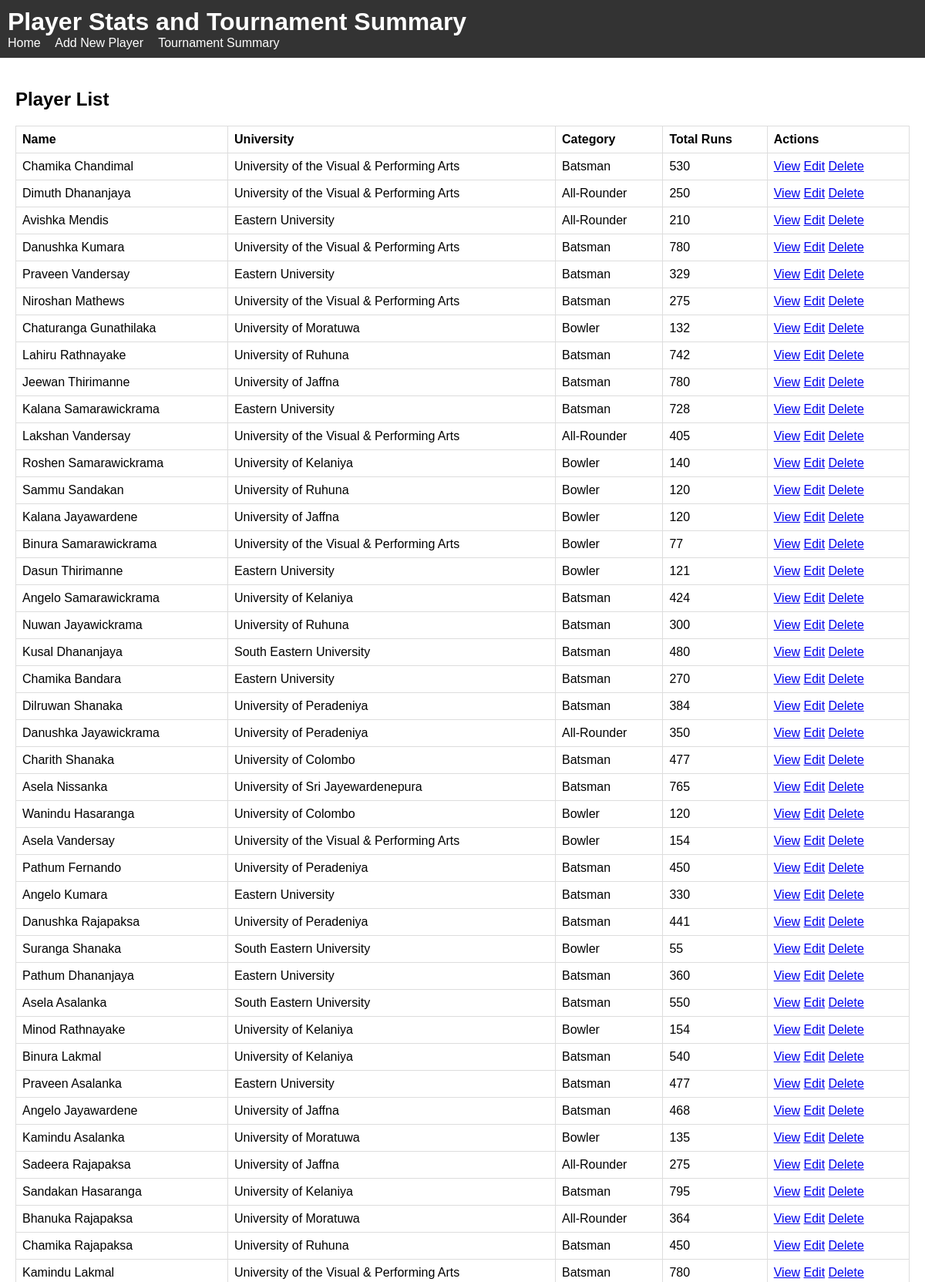
The app's page /AdminPanel/index.php (upper part) with its own data.
### tables this page shows
CREATE TABLE `sample_data` (
  `Name` varchar(22) DEFAULT NULL,
  `University` varchar(42) DEFAULT NULL,
  `Category` varchar(11) DEFAULT NULL,
  `Total Runs` varchar(10) DEFAULT NULL,
  `Balls Faced` varchar(11) DEFAULT NULL,
  `Innings Played` varchar(14) DEFAULT NULL,
  `Wickets` varchar(7) DEFAULT NULL,
  `Overs Bowled` varchar(12) DEFAULT NULL,
  `Runs Conceded` varchar(13) DEFAULT NULL
);

### AdminPanel/index.php (the view)
<?php
require_once 'includes/db.php';
include 'includes/header.php';
$sql = "SELECT * FROM sample_data";
$result = $conn->query($sql);
?>
<h2>Player List</h2>
<table border="1" cellspacing="0" cellpadding="5">
    <tr>
        <th>Name</th>
        <th>University</th>
        <th>Category</th>
        <th>Total Runs</th>
        <th>Actions</th>
    </tr>
    <?php if ($result->num_rows > 0): ?>
        <?php while ($row = $result->fetch_assoc()): ?>
            <tr>
                <td><?php echo htmlspecialchars($row['Name']); ?></td>
                <td><?php echo htmlspecialchars($row['University']); ?></td>
                <td><?php echo htmlspecialchars($row['Category']); ?></td>
                <td><?php echo htmlspecialchars($row['Total Runs']); ?></td>
                <td>
                    <a href="view.php?player_name=<?php echo urlencode($row['Name']); ?>">View</a>
                    <a href="edit.php?player_name=<?php echo urlencode($row['Name']); ?>">Edit</a>
                    <a href="delete.php?player_name=<?php echo urlencode($row['Name']); ?>" onclick="return confirm('Are you sure?');">Delete</a>
                </td>
            </tr>
        <?php endwhile; ?>
    <?php else: ?>
        <tr>
            <td colspan="5">No players found.</td>
        </tr>
    <?php endif; ?>
</table>
<?php include 'includes/footer.php'; ?>

### AdminPanel/css/style.css (style rules this page uses)
body { font-family: Arial, sans-serif; margin: 0; padding: 0; }
table { width: 100%; border-collapse: collapse; margin-top: 10px; }
table, th, td { border: 1px solid #ddd; }
th, td { padding: 8px; text-align: left; }

### records on screen
sample_data: Name "Chamika Chandimal", University "University of the Visual & Performing Arts", Category "Batsman", Total Runs "530"
sample_data: Name "Dimuth Dhananjaya", University "University of the Visual & Performing Arts", Category "All-Rounder", Total Runs "250"
sample_data: Name "Avishka Mendis", University "Eastern University", Category "All-Rounder", Total Runs "210"
sample_data: Name "Danushka Kumara", University "University of the Visual & Performing Arts", Category "Batsman", Total Runs "780"
sample_data: Name "Praveen Vandersay", University "Eastern University", Category "Batsman", Total Runs "329"
sample_data: Name "Niroshan Mathews", University "University of the Visual & Performing Arts", Category "Batsman", Total Runs "275"
sample_data: Name "Chaturanga Gunathilaka", University "University of Moratuwa", Category "Bowler", Total Runs "132"
sample_data: Name "Lahiru Rathnayake", University "University of Ruhuna", Category "Batsman", Total Runs "742"
sample_data: Name "Jeewan Thirimanne", University "University of Jaffna", Category "Batsman", Total Runs "780"
sample_data: Name "Kalana Samarawickrama", University "Eastern University", Category "Batsman", Total Runs "728"
sample_data: Name "Lakshan Vandersay", University "University of the Visual & Performing Arts", Category "All-Rounder", Total Runs "405"
sample_data: Name "Roshen Samarawickrama", University "University of Kelaniya", Category "Bowler", Total Runs "140"
sample_data: Name "Sammu Sandakan", University "University of Ruhuna", Category "Bowler", Total Runs "120"
sample_data: Name "Kalana Jayawardene", University "University of Jaffna", Category "Bowler", Total Runs "120"
sample_data: Name "Binura Samarawickrama", University "University of the Visual & Performing Arts", Category "Bowler", Total Runs "77"
sample_data: Name "Dasun Thirimanne", University "Eastern University", Category "Bowler", Total Runs "121"
sample_data: Name "Angelo Samarawickrama", University "University of Kelaniya", Category "Batsman", Total Runs "424"
sample_data: Name "Nuwan Jayawickrama", University "University of Ruhuna", Category "Batsman", Total Runs "300"
sample_data: Name "Kusal Dhananjaya", University "South Eastern University", Category "Batsman", Total Runs "480"
sample_data: Name "Chamika Bandara", University "Eastern University", Category "Batsman", Total Runs "270"
sample_data: Name "Dilruwan Shanaka", University "University of Peradeniya", Category "Batsman", Total Runs "384"
sample_data: Name "Danushka Jayawickrama", University "University of Peradeniya", Category "All-Rounder", Total Runs "350"
sample_data: Name "Charith Shanaka", University "University of Colombo", Category "Batsman", Total Runs "477"
sample_data: Name "Asela Nissanka", University "University of Sri Jayewardenepura", Category "Batsman", Total Runs "765"
sample_data: Name "Wanindu Hasaranga", University "University of Colombo", Category "Bowler", Total Runs "120"
sample_data: Name "Asela Vandersay", University "University of the Visual & Performing Arts", Category "Bowler", Total Runs "154"
sample_data: Name "Pathum Fernando", University "University of Peradeniya", Category "Batsman", Total Runs "450"
sample_data: Name "Angelo Kumara", University "Eastern University", Category "Batsman", Total Runs "330"
sample_data: Name "Danushka Rajapaksa", University "University of Peradeniya", Category "Batsman", Total Runs "441"
sample_data: Name "Suranga Shanaka", University "South Eastern University", Category "Bowler", Total Runs "55"
sample_data: Name "Pathum Dhananjaya", University "Eastern University", Category "Batsman", Total Runs "360"
sample_data: Name "Asela Asalanka", University "South Eastern University", Category "Batsman", Total Runs "550"
sample_data: Name "Minod Rathnayake", University "University of Kelaniya", Category "Bowler", Total Runs "154"
sample_data: Name "Binura Lakmal", University "University of Kelaniya", Category "Batsman", Total Runs "540"
sample_data: Name "Praveen Asalanka", University "Eastern University", Category "Batsman", Total Runs "477"
sample_data: Name "Angelo Jayawardene", University "University of Jaffna", Category "Batsman", Total Runs "468"
sample_data: Name "Kamindu Asalanka", University "University of Moratuwa", Category "Bowler", Total Runs "135"
sample_data: Name "Sadeera Rajapaksa", University "University of Jaffna", Category "All-Rounder", Total Runs "275"
sample_data: Name "Sandakan Hasaranga", University "University of Kelaniya", Category "Batsman", Total Runs "795"
sample_data: Name "Bhanuka Rajapaksa", University "University of Moratuwa", Category "All-Rounder", Total Runs "364"
sample_data: Name "Chamika Rajapaksa", University "University of Ruhuna", Category "Batsman", Total Runs "450"
sample_data: Name "Kamindu Lakmal", University "University of the Visual & Performing Arts", Category "Batsman", Total Runs "780"
